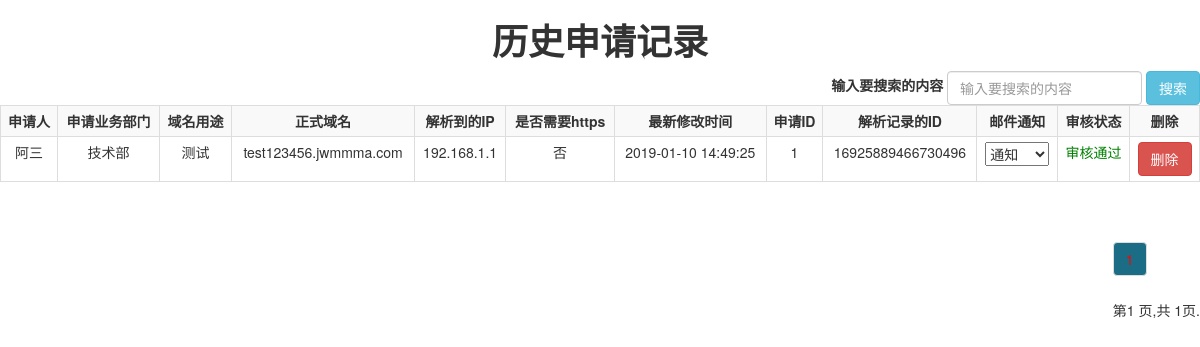
/his (signed in), run on the app's committed database.
### app01/models.py (models this page shows, shortened)
class registered(models.Model):
    domain = models.CharField('域名', max_length=100)
    ip = models.CharField('要解析到的IP地址', max_length=30, null=True)
    name = models.CharField('申请人', max_length=30, null=True)
    department = models.CharField('申请部门', max_length=100, null=True)
    use = models.CharField('域名用途', max_length=100, null=True)
    https = models.CharField('是否需要https', max_length=100, null=True)
    Review_status = models.CharField('审核状态', max_length=100, null=True)
    RecordId = models.CharField('解析记录的ID', max_length=100, null=True)
    updatetime = models.DateTimeField('最新修改时间', auto_now=True)
    def colored_status(self):
        """
        在前端给状态字段根据不同状态添加不同的背景色
        Django 1.7之后需要format_html将字符串渲染一下
        用该函数名（colored_status）替换在model Admin中list_display中的status即可。
        :return:
        """
        global format_td
        if self.Review_status == "审核通过":
            format_td = format_html('<span style="background-color:yellowgreen;color:white">审核通过</span>')
        else:
            format_td = format_html('<span style="background-color:pink;color:red">未审核</span>')
        return format_td
    colored_status.short_description = "审核状态"
    class Meta:  # 这个是用来在admin页面上展示的，因为默认显示的是表名，加上这个就变成中文啦
        verbose_name = '域名信息表'
        verbose_name_plural = "域名信息表"

### app01/views.py (the view, shortened to what this page needs)
# urls.py: url(r"^his", app01.his),
@login_required
def his(request):
    seach = request.GET.get('seach')
    data = registered.objects.all().order_by('-id')
    data = Seach(seach, data)
    if not seach:
        paginator = Paginator(data, 15)  # 每页显示15个
    else:
        paginator = Paginator(data, 100)  # 每页显示100个
    page = request.GET.get('page')
    try:
        contacts = paginator.page(page)
    except PageNotAnInteger:
        contacts = paginator.page(1)
    except EmptyPage:
        contacts = paginator.page(paginator.num_pages)
    return render(request, 'his.html', {'contacts': contacts, "页的序号": range(1, contacts.paginator.num_pages + 1)})

### app01/views.py (called while the page is built, shortened)
def Seach(seach, data):
    search_keywords = seach
    return data

### templates/his.html (shortened to what this page needs)
<!DOCTYPE html>
<html lang="en">
<head>
    <link rel="stylesheet" href="/static/css/bootstrap.min.css"/>
</head>
<body>
{% if 解析记录删除 %}
    <h1 class="text-center" style="color: red"><b>解析记录删除界面</b></h1>
{% else %}
    <h1 class="text-center"><b>历史申请记录</b></h1>
{% endif %}
<div class="table-responsive">
    <form class="form-inline pull-right">
        <div class="form-group">
            <label for="exampleInputEmail2">输入要搜索的内容</label>
            <input type="seach" class="form-control" name="seach" placeholder="输入要搜索的内容">
        </div>
        <input type="submit" value="搜索" class="btn btn-info">
    </form>
    <table class="text-center table table-hover table-bordered table-striped table-condensed ">
        <tr>
            <th>申请人</th>
            <th>申请业务部门</th>
            <th>域名用途</th>
            <th>正式域名</th>
            <th>解析到的IP</th>
            <th>是否需要https</th>
            <th>最新修改时间</th>
            <th>申请ID</th>
            <th>解析记录的ID</th>
            <th>邮件通知</th>
            <th>审核状态</th>
            <th>删除</th>
        </tr>
        {% for i in contacts %}
            <tr id="{{ i.id }}" RecordId="{{ i.RecordId }}">
                <td>{{ i.name }}</td>
                <td>{{ i.department }}</td>
                <td>{{ i.use }}</td>
                <td>{{ i.domain }}</td>
                <td>{{ i.ip }}</td>
                <td>{{ i.https }}</td>
                <td>{{ i.updatetime|date:"Y-m-d H:i:s" }}</td>
                <td>{{ i.id }}</td>
                <td>{{ i.RecordId }}</td>
                <td>
                    <select name="mail">
                        <option value="ok" selected="selected">通知</option>
                    </select>
                </td>
                {% if i.Review_status != '审核通过' %}
                    <td style="color: red">{{ i.Review_status }}</td>
                {% else %}
                    <td style="color: green">{{ i.Review_status }}</td>
                {% endif %}
                <td>
                    <button class="btn btn-danger">删除</button>
                </td>
            </tr>
        {% endfor %}
    </table>
</div>
<div class="pagination pull-right ">
    <nav aria-label="Page navigation">
        <ul class="pagination">
            {% for i in 页的序号 %}
                <li><a href="?page={{ i }}">{{ i }}</a></li>
            {% endfor %}
        </ul>
    </nav>
    <span class="current text-center">
             第{{ contacts.number }} 页,共 {{ contacts.paginator.num_pages }}页.
        </span>
</div>
</body>
</html>

### data on the page
registered: name "阿三", department "技术部", use "测试", domain "test123456.jwmmma.com", ip "192.168.1.1", https "否", updatetime "2019-01-10 14:49:25", id "1", RecordId "16925889466730496", Review_status "审核通过"

### other printed values
{{ contacts.number }} "1"
{{ contacts.paginator.num_pages }} "1"
